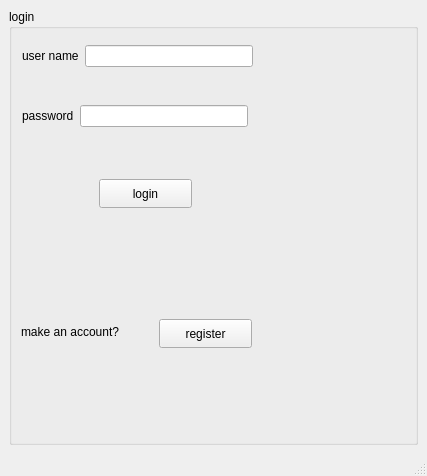
<?xml version="1.0" encoding="UTF-8"?>
<ui version="4.0">
 <class>MainWindow</class>
 <widget class="QMainWindow" name="MainWindow">
  <property name="geometry">
   <rect>
    <x>0</x>
    <y>0</y>
    <width>427</width>
    <height>476</height>
   </rect>
  </property>
  <property name="windowTitle">
   <string>MainWindow</string>
  </property>
  <widget class="QWidget" name="centralwidget">
   <layout class="QVBoxLayout" name="verticalLayout">
    <item>
     <widget class="QGroupBox" name="groupBox">
      <property name="title">
       <string>login</string>
      </property>
      <widget class="QPushButton" name="pushButton_login">
       <property name="geometry">
        <rect>
         <x>90</x>
         <y>170</y>
         <width>93</width>
         <height>29</height>
        </rect>
       </property>
       <property name="text">
        <string>login</string>
       </property>
      </widget>
      <widget class="QPushButton" name="pushButton_2">
       <property name="geometry">
        <rect>
         <x>150</x>
         <y>310</y>
         <width>93</width>
         <height>29</height>
        </rect>
       </property>
       <property name="text">
        <string>register</string>
       </property>
      </widget>
      <widget class="QLabel" name="label_3">
       <property name="geometry">
        <rect>
         <x>12</x>
         <y>313</y>
         <width>121</width>
         <height>20</height>
        </rect>
       </property>
       <property name="text">
        <string>make an account?</string>
       </property>
      </widget>
      <widget class="QWidget" name="layoutWidget">
       <property name="geometry">
        <rect>
         <x>13</x>
         <y>93</y>
         <width>226</width>
         <height>28</height>
        </rect>
       </property>
       <layout class="QHBoxLayout" name="horizontalLayout">
        <item>
         <widget class="QLabel" name="label_2">
          <property name="text">
           <string>password</string>
          </property>
         </widget>
        </item>
        <item>
         <widget class="QLineEdit" name="lineEdit_password"/>
        </item>
       </layout>
      </widget>
      <widget class="QWidget" name="layoutWidget">
       <property name="geometry">
        <rect>
         <x>13</x>
         <y>33</y>
         <width>231</width>
         <height>28</height>
        </rect>
       </property>
       <layout class="QHBoxLayout" name="horizontalLayout_2">
        <item>
         <widget class="QLabel" name="label">
          <property name="text">
           <string>user name</string>
          </property>
         </widget>
        </item>
        <item>
         <widget class="QLineEdit" name="lineEdit_username"/>
        </item>
       </layout>
      </widget>
     </widget>
    </item>
   </layout>
  </widget>
  <widget class="QMenuBar" name="menubar">
   <property name="geometry">
    <rect>
     <x>0</x>
     <y>0</y>
     <width>427</width>
     <height>26</height>
    </rect>
   </property>
  </widget>
  <widget class="QStatusBar" name="statusbar"/>
 </widget>
 <resources/>
 <connections/>
</ui>
